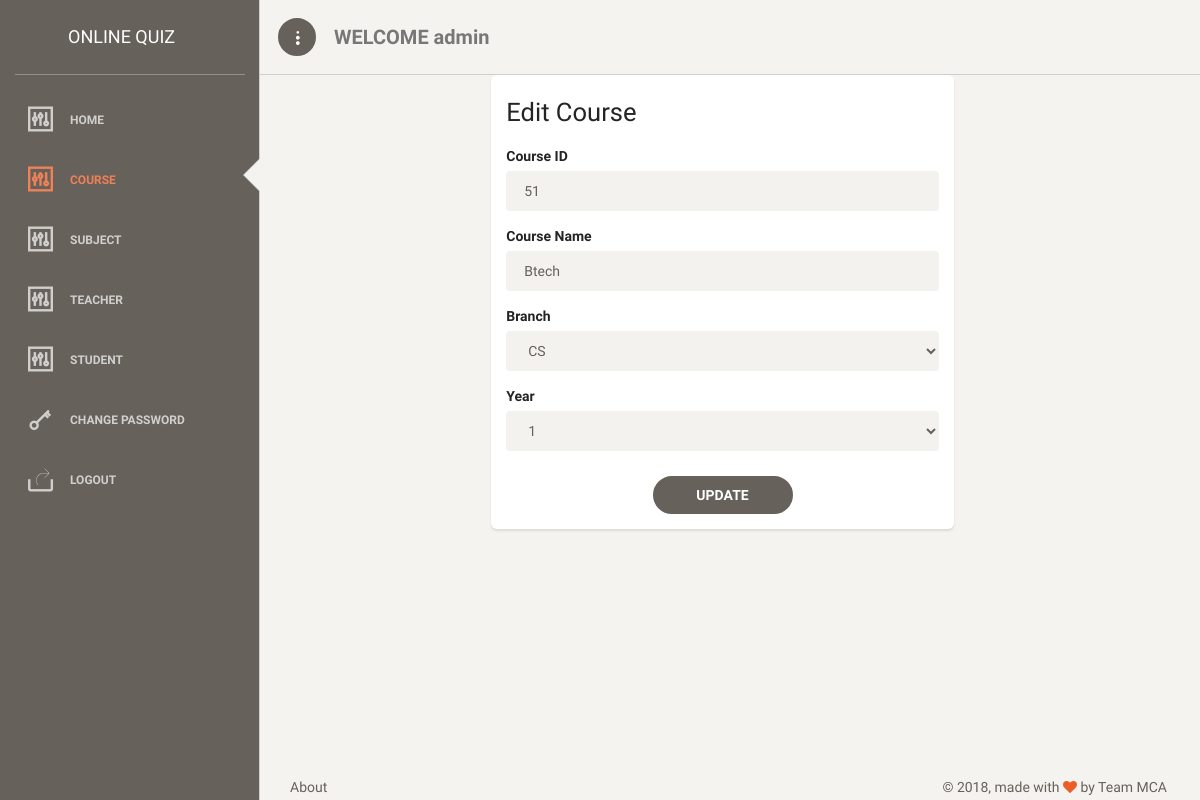
Screenshot of /editCourse.php?id=51 (signed in) with the database file from the repository.
### tables this page shows
CREATE TABLE `course` (
  `c_id` int(11) NOT NULL,
  `c_name` varchar(50) NOT NULL,
  `branch` set('NA','CS','IT') NOT NULL,
  `year` set('1','2','3','4') NOT NULL
);

### editCourse.php (the view, shortened to what this page needs)
<?php
	$id=$_GET["id"];
	$n=$_SESSION['sess_name'];
	$con=mysqli_connect('localhost','root','') or die(mysql_error());
	mysqli_select_db($con,'online_test') or die("cannot select DB");
	$query=mysqli_query($con,"SELECT * FROM course where c_id='$id'");
	$numrows=mysqli_num_rows($query);
	if($numrows>0)
	{$row=mysqli_fetch_row($query);
	$c_name=$row[1];
	$branch=$row[2];
	$year=$row[3];
	}
?>
<!DOCTYPE html>
<html lang="en">
<head>
	<link href="assets/css/bootstrap.min.css" rel="stylesheet" />
	<link href="assets/css/paper-dashboard.css" rel="stylesheet" />
	<link href="assets/css/demo.css" rel="stylesheet" />
	<link href="http://maxcdn.bootstrapcdn.com/font-awesome/latest/css/font-awesome.min.css" rel="stylesheet">
	<link href="assets/css/themify-icons.css" rel="stylesheet">
</head>
<body>
	<div class="wrapper">
		<div class="sidebar" data-background-color="brown" data-active-color="danger">
			<div class="logo">
				<a href="javascript:void(0)" class="simple-text logo-normal">
					Online Quiz
				</a>
			</div>
			<div class="sidebar-wrapper">
				<ul class="nav">
					<li>
						<a href="a_home.php">
							<i class="ti-panel"></i>
								<p>Home</p>
						</a>
					</li>
					<li class="active">
						<a href="course.php">
							<i class="ti-panel"></i>
								<p>Course</p>
						</a>
					</li>
					<li>
						<a href="subject.php">
							<i class="ti-panel"></i>
								<p>Subject</p>
						</a>
					</li>
					<li>
						<a href="teacher.php">
							<i class="ti-panel"></i>
								<p>Teacher</p>
						</a>
					</li>
					<li>
						<a href="student.php">
							<i class="ti-panel"></i>
								<p>Student</p>
						</a>
					</li>
					<li>
						<a href="changepassword.php">
							<i class="ti-key"></i>
							<p>
									Change Password
							</p>
						</a>
					</li>
					<li>
						<a href="logout.php">
							<i class="ti-share"></i>
							<p>
									Logout
							</p>
						</a>
					</li>
				</ul>
			</div>
		</div>
		<div class="main-panel">
			<nav class="navbar navbar-default">
				<div class="container-fluid">
					<div class="navbar-minimize">
						<button id="minimizeSidebar" class="btn btn-fill btn-icon"><i class="ti-more-alt"></i></button>
					</div>
					<div class="navbar-header">
						<p class="navbar-brand">
							<b>WELCOME <?php echo $n ?></b>
						</p>
					</div>
					<div class="collapse navbar-collapse">
					</div>
				</div>
			</nav>
			<div class="content" style="margin-top: 0px; padding-top: 0px;padding-left: 0px;">
				<div class="responsive-cards" style="width: 50%; margin-left: auto; margin-right: auto; border-radius: 7px;">
				<div class="">
							<form method="post">
								<div class="card" data-background="color" data-color="blue">
									<div class="card-header">
										<h3 class="card-title">Edit Course</h3>
									</div>
									<div class="card-content">
										<div class="form-group">
											<label>Course ID</label>
											<input type="text" placeholder="Course ID" name="username" value="<?php echo $id?>" class="form-control input-no-border">
										</div>
										<div class="form-group">
											<label>Course Name</label>
											<input type="text" placeholder="Course Name" name="password" value="<?php echo $c_name?>"class="form-control input-no-border">
										</div>
										<div class="form-group">
											<label>Branch</label>
											<select name="branch" value="<?php echo $branch?>" class="form-control input-no-border">
												<option value="CS"<?php if($branch=="CS")echo "selected"?> >CS</option>
											</select>
										</div>
										<div class="form-group">
											<label>Year</label>
											<select name="year" value="<?php echo $year?>" class="form-control input-no-border">
												<option value="1" <?php if($year==1)echo "selected"?>>1</option>
											</select>
										</div>
									</div>
									<div class="card-footer text-center">
										<button type="submit" value="login" name="submit" class="btn btn-fill btn-wd ">UPDATE</button>
									</div>
								</div>
							</form>
						</div>
					</div>
			</div>
			<footer class="footer" style="border: 0px;">
				<div class="container-fluid">
					<nav class="pull-left">
						<ul>
							<li>
								<a href="new.html">
                    About
                </a>
							</li>
						</ul>
					</nav>
					<div class="copyright pull-right">
						&copy;
						, made with <i class="fa fa-heart heart"></i> by Team MCA
					</div>
				</div>
			</footer>
		</div>
	</div>
</body>
</html>

### editCourse.php (style rules this page uses)
.responsive-cards { width: 47.4%; }

### rows the page displays
course: password "Btech", branch "CS", year "1"

### other values shown
$n "admin"
